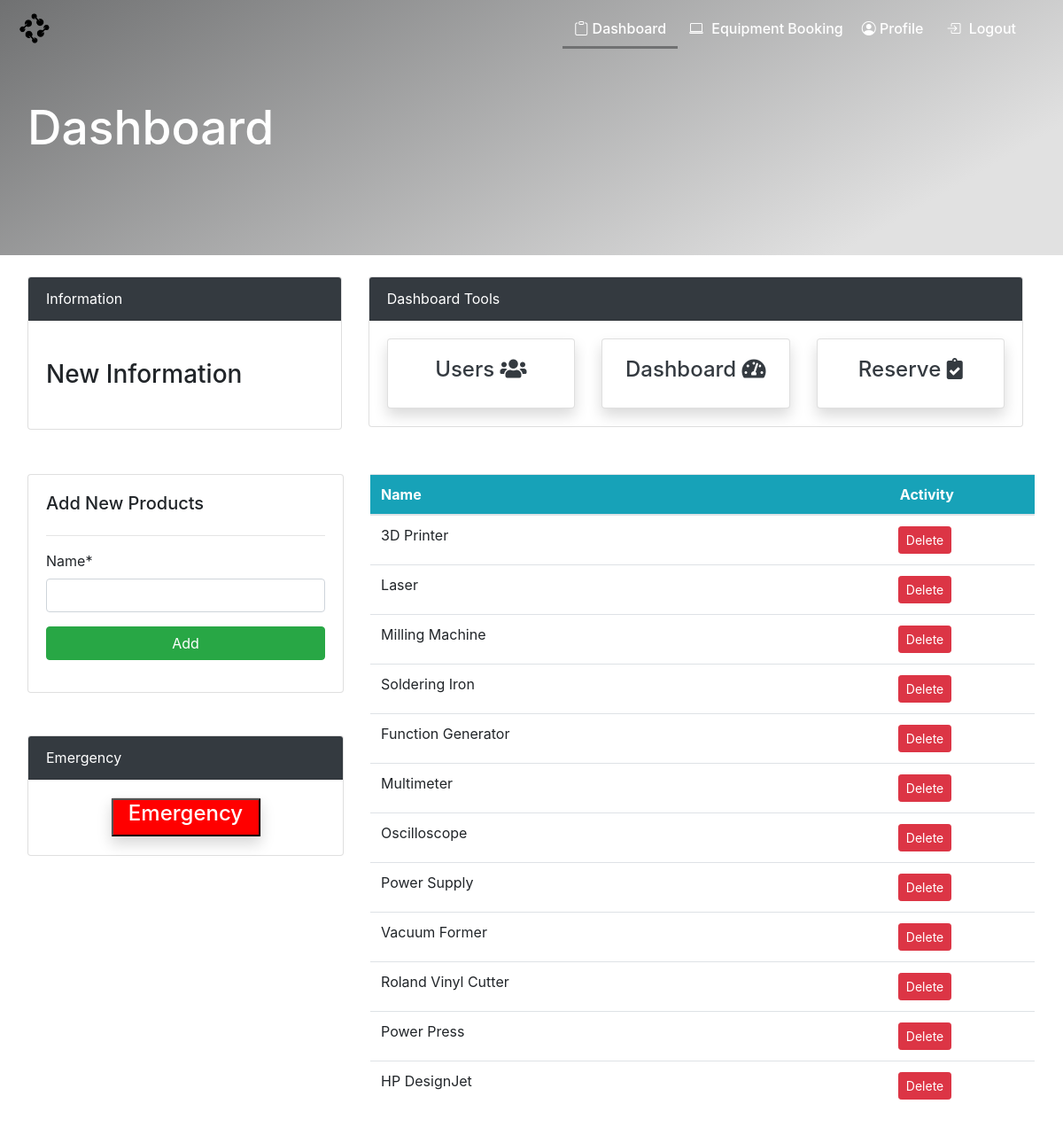
The app's page /product/ with its own data.
### dashboard/models.py (models this page shows, shortened)
class Product(models.Model):
    name = models.CharField(max_length=100, null=True)

### dashboard/views.py (the view)
# urls.py: path('product/', views.product, name='dashboard-product'),
def product(request):
    product = Product.objects.all()
    product_count = product.count()
    staff = User.objects.filter()
    staff_count = staff.count()
    order = Order.objects.all()
    order_count = order.count()
    product_quantity = Product.objects.filter(name='')
    if request.method == 'POST':
        form = ProductForm(request.POST)
        if form.is_valid():
            form.save()
            product_name = form.cleaned_data.get('name')
            messages.success(request, f'{product_name} has been added')
            return redirect('dashboard-product')
    else:
        form = ProductForm()
    context = {
        'product': product,
        'form': form,
        'staff_count': staff_count,
        'product_count': product_count,
        'order_count': order_count,
    }
    return render(request, 'dashboard/product.html', context)

### dashboard/forms.py
class ProductForm(forms.ModelForm):
    class Meta:
        model = Product
        fields = ['name']

### templates/dashboard/product.html (shortened to what this page needs)
{% load static %}
{% load crispy_forms_tags %}
<html>
<head>
<link rel="stylesheet" href="https://stackpath.bootstrapcdn.com/bootstrap/4.1.3/css/bootstrap.min.css">
<link rel="stylesheet" href="https://use.fontawesome.com/releases/v5.6.1/css/all.css">
<link href="{% static 'css/loginPage.css'%}" rel="stylesheet" type="text/css">
<link rel="stylesheet" href="{% static 'css/css/bootstrap.css' %}">
<link rel="stylesheet" href="{% static 'css/scss/bootstrap.scss' %}">
<link rel="stylesheet" href="https://cdn.jsdelivr.net/npm/bootstrap-icons@1.10.3/font/bootstrap-icons.css">
</head>
<body data-spy="scroll" data-target="#nav" data-offset="80">
  <nav class="navbar navbar-expand-lg navbar-toggleable-sm fixed-top navbar-transparent navbar-inverse navbar-fix" id="nav">
    <div class="container">
      <a class="navbar-brand mr-auto" href="http://127.0.0.1:8000"><img class="brand-logo"></a>
      <div class="collapse navbar-collapse justify-content-end" id="navbarNav">
        <ul class="navbar-nav">
          <li class="nav-item">
              <a class="nav-link active" href="{% url 'dashboard-index' %}">
                <span class="icon">
                  <i class="bi bi-clipboard"></i>
                <span>
                <span class="text">Dashboard</span>
              </a>
          </li>
          <li class="nav-item ">
            <a class="nav-link" href="{%url 'booking'  %}">
              <span class="icon">
                <i class="bi bi-laptop"></i>
              </span>
              <span class="text">Equipment Booking</span>
            </a>
          </li>
          <li class="nav-item">
            <a class="nav-link" href="{% url 'userPanel' %}">
              <span class="icon">
                  <i class="bi bi-person-circle"></i>
              <span>
              <span class="text">Profile</span>
            </a>
          </li>
          <li class="nav-item">
            <a class="nav-link" href="{%url 'user-logout'  %}">
              <span class="icon">
                <i class="bi bi-box-arrow-in-right"></i>
              </span>
              <span class="text">Logout</span>
            </a>
          </li>
      </div>
    </div>
  </nav>
  <div class="container-fluid" id="header-sm">
      <div class = "container" id="page-head">
          <h1 class="page-title">Dashboard</h1>
      </div>
  </div>
  <div class="container section">
    <div class="row">
      <div class="col-sm-4 mt-4" style="height:175px;">
          <div class="card">
              <div class="card-header bg-dark text-white">
                  Information
              </div>
              <div class="card-body">
                  <marquee behavior="" direction="">
                      <h3 class="my-4">New Information</h3>
                  </marquee>
              </div>
          </div>
      </div>
      <div class="col-md-8 mt-4">
        <div class="card">
            <div class="card-header bg-dark text-white">
                Dashboard Tools
            </div>
            <div class="card-body">
              <div class="row">
                  <div class="col-md-4">
                      <a class="text-decoration-none text-dark" href="{% url 'dashboard-staff' %}">
                          <div class="card my-card shadow">
                              <div class="card-body text-center">
                                  <h4>Users <i class="fas fa-users"></i></h4>
                              </div>
                          </div>
                      </a>
                  </div>
                  <div class="col-md-4">
                    <a class="text-decoration-none text-dark" href="http://127.0.0.1:8000/dashboard">
                        <div class="card my-card shadow">
                            <div class="card-body text-center">
                                <h4>Dashboard <i class="fas fa-tachometer-alt"></i></h4>
                            </div>
                        </div>
                    </a>
                  </div>
                  <div class="col-md-4">
                      <a class="text-decoration-none text-dark" href="{% url 'dashboard-order' %}">
                          <div class="card my-card shadow">
                              <div class="card-body text-center">
                                <h4>Reserve <i class="fas fa-clipboard-check"></i></h4>
                              </div>
                          </div>
                      </a>
                  </div>
              </div>
          </div>
      </div>
    </div>
    <div class="row mt-5">
        <div class="col-md-5" style="padding-left: 30px; width: 185px !important">
            <div class="card card-body">
                <h5>Add New Products</h5>
                <hr>
                <form method="POST">
                    {{ form|crispy }}
                    <input class="btn btn-success btn-block" type="submit" value="Add">
                </form>
            </div>
            <div class="card mt-5">
                <div class="card-header bg-dark text-white">
                    Emergency
                </div>
                <div class="card-body">
                  <center>
                    <div class="card my-card shadow" style="width: 170px;">
                      <button style = "background-color: red;" id = "alert"><h4 style="color: white;">Emergency</h4></button>
                    </div>
                  </center>
                </div>
            </div>
        </div>
        <div class="col-md-4">
            <table class="table bg-white" style="width: 750px !important">
                <thead class="bg-info text-white">
                    <tr>
                        <th scope="col">Name</th>
                        <th scope="col" style = "padding-left: 400px;">Activity</th>
                    </tr>
                </thead>
                <tbody>
                    {% for product in product %}
                    <tr>
                        <td>{{ product.name }}</td>
                        <td style = "padding-left: 390px;">
                            <a class="btn btn-danger btn-sm ml-2"
                                href="{% url 'dashboard-product-delete' product.id %}" >Delete</a>
                        </td>
                    </tr>
                    {% endfor %}
                </tbody>
            </table>
        </div>
    </div>
</div>

### static/css/loginPage.css (style rules this page uses)
.navbar-fix { position: absolute !important; top: 0; }
#nav { height: 66px; }
html { height: 100%; box-sizing: border-box; }
*, *:before, *:after { box-sizing: inherit; }
body { position: relative; margin: 0; padding-bottom: 12rem; min-height: 100%; color: #000; width: 100%; font-family: 'Poppins', sans-serif; }
a { cursor: pointer; color: #707172; }
#header-sm { color: #FFF; background: linear-gradient(150deg, #707172 0%, #E1E1E1 85%); background-repeat: no-repeat; height: 18rem; z-index: -99999999999; }
#page-head { padding-top: 7rem; }
.page-title { font-size: 40pt; }
.icon { max-width: 40px; padding-left: 5px; padding-right: 5px; padding-bottom: 10px; opacity: 1; transition: all 0.2s ease; }
.brand-logo { width: auto; padding-right: .5rem; padding-top: 1rem; margin-left: -4rem; }
.nav-link { font-weight: 500; }
.navbar-transparent { background-color: transparent; box-shadow: 0 0 0 0; }
.navbar-transparent .navbar-brand, .navbar-transparent .navbar-text { color: #fff; }
.navbar-transparent .brand-logo { content: url("/static/img/1.png"); height: 10rem; }
.navbar-transparent .navbar-nav .nav-link { color: rgba(255, 255, 255); border-bottom: 3.5px solid transparent; transition: all 0.2s ease; }
.navbar-transparent .nav-link, .navbar-transparent .nav-item:hover .nav-link { font-size: 12pt; color: #FFF; border-bottom: 3.5px solid #FAFAFA; transition: all 0.2s ease; }
.navbar-transparent .nav-item .active { border-bottom: 3.5px solid #707172 !important; }
.navbar-inverse .nav-link, .nav-item:hover { background-image: #FFF !important; }
.navbar { padding-bottom: 0; }

### records on screen
Product: name "3D Printer"
Product: name "Laser"
Product: name "Milling Machine"
Product: name "Soldering Iron"
Product: name "Function Generator"
Product: name "Multimeter"
Product: name "Oscilloscope"
Product: name "Power Supply"
Product: name "Vacuum Former"
Product: name "Roland Vinyl Cutter"
Product: name "Power Press"
Product: name "HP DesignJet"
